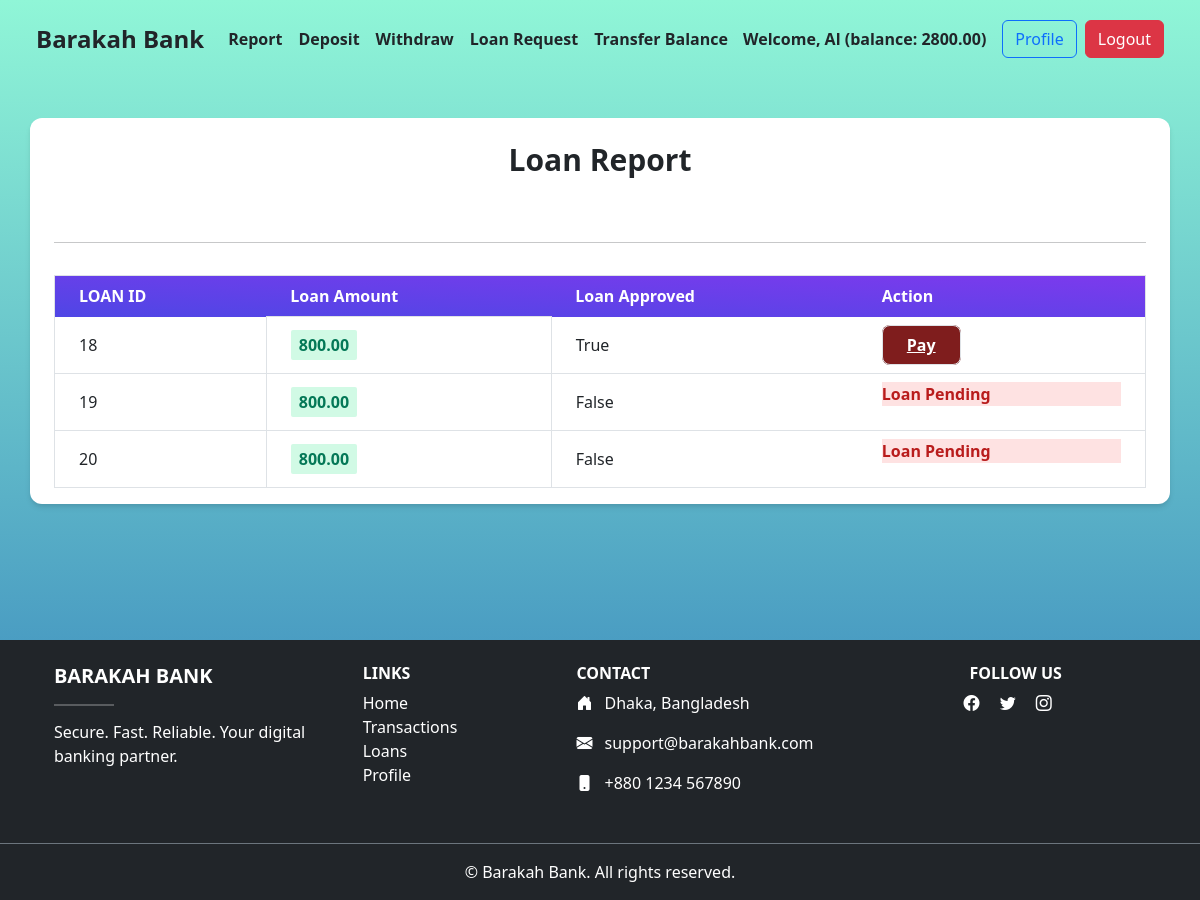
Screenshot of /transaction/loan/approval/ (signed in) with the database file from the repository.
### accounts/models.py (models this page shows, shortened)
class UserAccount(models.Model):
    user = models.OneToOneField(User, related_name="account", on_delete=models.CASCADE)
    account_type = models.CharField(max_length=10, choices=ACCOUNT_TYPE)
    account_no = models.IntegerField(unique=True)
    birth_date = models.DateField(null=True, blank=True)
    gender = models.CharField(max_length=10, choices=GENDER_CHOICES)
    initial_deposit_date = models.DateField(auto_now_add=True)
    balance = models.DecimalField(default=0, max_digits=12, decimal_places=2)

### transaction/models.py (models this page shows)
class Transaction(models.Model):
    account = models.ForeignKey(
        UserAccount, related_name="transactions", on_delete=models.CASCADE
    )
    amount = models.DecimalField(max_digits=12, decimal_places=2)
    balance_after_transaction = models.DecimalField(max_digits=12, decimal_places=2)
    timestamp = models.DateTimeField(auto_now_add=True)
    transaction_type = models.IntegerField(choices=TRANSACTION_TYPE, null=True)
    loan_approved = models.BooleanField(default=False)
    class Meta:
        ordering = ["timestamp"]

### transaction/views.py (the view)
# urls.py: path("loan/approval/", LoanListView.as_view(), name="loan_approval"),
class LoanListView(ListView, LoginRequiredMixin):
    model = Transaction
    template_name = "transaction/loan_request.html"
    context_object_name = "loans"
    def get_queryset(self):
        user_account = self.request.user.account
        queryset = Transaction.objects.filter(account=user_account, transaction_type=3)
        return queryset

### transaction/templates/transaction/loan_request.html (shortened to what this page needs)
{% extends 'base.html' %}
{% block body %}
<div class="my-10 py-3 px-4 bg-white rounded-xl shadow-md container">
  <h1 class="font-bold text-3xl text-center pb-5 pt-2">Loan Report</h1>
  <hr />
  <table
    class="table-auto mx-auto w-full px-5 rounded-xl mt-8 border dark:border-neutral-500"
  >
    <thead class="bg-purple-900 text-white text-left">
      <tr
        class="bg-gradient-to-tr from-indigo-600 to-purple-600 rounded-md py-2 px-4 text-white font-bold"
      >
        <th class="px-4 py-2">LOAN ID</th>
        <th class="px-4 py-2">Loan Amount</th>
        <th class="px-4 py-2">Loan Approved</th>
        <th class="px-4 py-2">Action</th>
      </tr>
    </thead>
    <tbody>
      {% for loan in loans %}
      <tr class="border-b dark:border-neutral-500">
        <td class="px-4 py-2">
         {{ loan.id }}
        </td>
        <td class="px-4 py-3 text-s border">
          <span
            class="px-2 py-1 font-bold leading-tight rounded-sm text-green-700 bg-green-100"
          >
            {{ loan.amount }}
          </span>
        </td>
        <td class="px-4 py-2">
          {{ loan.loan_approved }}
        </td>
        <td class="px-4 py-2">
          {% if loan.loan_approved %}
          <a class="font-bold bg-red-900 text-white hover:text-blue-900 hover:bg-white border border-blue-900 font-bold px-4 py-2 rounded-lg" href='{% url 'loan_pay' loan.id %}'>Pay</a>
          {% else %}
          <p class="font-bold text-red-700 bg-red-100">Loan Pending</p>
          {% endif %}
        </td>
      </tr>
      {% endfor %}
    </tbody>
  </table>
</div>
{% endblock %}

### core/templates/base.html (shortened to what this page needs)
<!DOCTYPE html>
<html lang="en">
  <head>
    <link
      href="https://unpkg.com/tailwindcss@2.0.1/dist/tailwind.min.css"
      rel="stylesheet"
    />
    <link
      href="https://cdn.jsdelivr.net/npm/bootstrap@5.3.3/dist/css/bootstrap.min.css"
      rel="stylesheet"
    />
    <link href="https://cdn.jsdelivr.net/npm/bootstrap-icons@1.11.3/font/bootstrap-icons.css" rel="stylesheet">
  </head>
  <body>
    {% include 'navbar.html' %}
    <div>{% block body %} {% endblock body %}</div>
    <div class="pt-5">{% include 'footer.html' %}</div>
  </body>
</html>

### core/templates/navbar.html (shortened to what this page needs)
<nav class="navbar navbar-expand-lg bg-transparent py-3 px-4">
  <div class="container-fluid">
    <a class="navbar-brand fw-bold text-dark fs-4" href="/">Barakah Bank</a>
    <div class="collapse navbar-collapse" id="navbarSupportedContent">
      {% if request.user.is_authenticated %}
      <ul class="navbar-nav me-auto mb-2 mb-lg-0">
        <li class="nav-item">
          <a class="nav-link fw-semibold text-dark hover-effect" href="{% url 'transaction_list' %}">Report</a>
        </li>
        <li class="nav-item">
          <a class="nav-link fw-semibold text-dark hover-effect" href="{% url 'deposit' %}">Deposit</a>
        </li>
        <li class="nav-item">
          <a class="nav-link fw-semibold text-dark hover-effect" href="{% url 'withdraw' %}">Withdraw</a>
        </li>
        <li class="nav-item">
          <a class="nav-link fw-semibold text-dark hover-effect" href="{% url 'loan' %}">Loan Request</a>
        </li>
        <li class="nav-item">
          <a class="nav-link fw-semibold text-dark hover-effect" href="{% url 'balance_transfer' %}">Transfer Balance</a>
        </li>
      </ul>
      <span class="navbar-text me-3 fw-bold text-dark">
        Welcome, {{ request.user.first_name }} (balance: {{ request.user.account.balance }})
      </span>
      <a href="{% url 'profile' %}" class="btn btn-outline-primary me-2">Profile</a>
      <a href="{% url 'logout' %}" class="btn btn-danger">Logout</a>
      {% else %}
      <div class="ms-auto d-flex">
        <a href="{% url 'login' %}" class="btn btn-primary me-2">Login</a>
        <a href="{% url 'register' %}" class="btn btn-outline-dark">Register</a>
      </div>
      {% endif %}
    </div>
  </div>
</nav>

### core/templates/footer.html
<footer class="bg-dark text-white pt-4 mt-5">
    <div class="container text-center text-md-start">
      <div class="row">
        <div class="col-md-3 col-lg-4 col-xl-3 mx-auto mb-4">
          <h5 class="text-uppercase fw-bold">Barakah Bank</h5>
          <hr class="mb-2 mt-0 d-inline-block mx-auto" style="width: 60px; background-color: #fff; height: 2px"/>
          <p>Secure. Fast. Reliable. Your digital banking partner.</p>
        </div>
        <div class="col-md-2 col-lg-2 col-xl-2 mx-auto mb-4">
          <h6 class="text-uppercase fw-bold">Links</h6>
          <ul class="list-unstyled">
            <li><a href="{% url 'home' %}" class="text-white text-decoration-none">Home</a></li>
            <li><a href="{% url 'transaction_list' %}" class="text-white text-decoration-none">Transactions</a></li>
            <li><a href="{% url 'loan_approval' %}" class="text-white text-decoration-none">Loans</a></li>
            <li><a href="{% url 'profile' %}" class="text-white text-decoration-none">Profile</a></li>
          </ul>
        </div>
        <div class="col-md-4 col-lg-3 col-xl-3 mx-auto mb-md-0 mb-4">
          <h6 class="text-uppercase fw-bold">Contact</h6>
          <p><i class="bi bi-house-door-fill me-2"></i> Dhaka, Bangladesh</p>
          <p><i class="bi bi-envelope-fill me-2"></i> support@barakahbank.com</p>
          <p><i class="bi bi-phone-fill me-2"></i> +880 1234 567890</p>
        </div>
        <div class="col-md-3 col-lg-3 col-xl-3 mx-auto mb-4 text-center">
          <h6 class="text-uppercase fw-bold">Follow Us</h6>
          <a href="#" class="text-white me-3"><i class="bi bi-facebook"></i></a>
          <a href="#" class="text-white me-3"><i class="bi bi-twitter"></i></a>
          <a href="#" class="text-white me-3"><i class="bi bi-instagram"></i></a>
        </div>
      </div>
    </div>
    <div class="text-center py-3 border-top border-secondary mt-3">
      © {{ now|date:"Y" }} Barakah Bank. All rights reserved.
    </div>
  </footer>

### core/templates/base.html (style rules this page uses)
body { background: linear-gradient(#90f6d7, #2e79ba); }

### core/templates/navbar.html (style rules this page uses)
.navbar { box-shadow: none !important; }

### rows the page displays
Transaction: id "18", amount "800.00", loan_approved "True", shows "Pay"
Transaction: id "19", amount "800.00", loan_approved "False", shows "Loan Pending"
Transaction: id "20", amount "800.00", loan_approved "False", shows "Loan Pending"

### other values shown
{{ request.user.first_name }} "Al"
{{ request.user.account.balance }} "2800.00"
